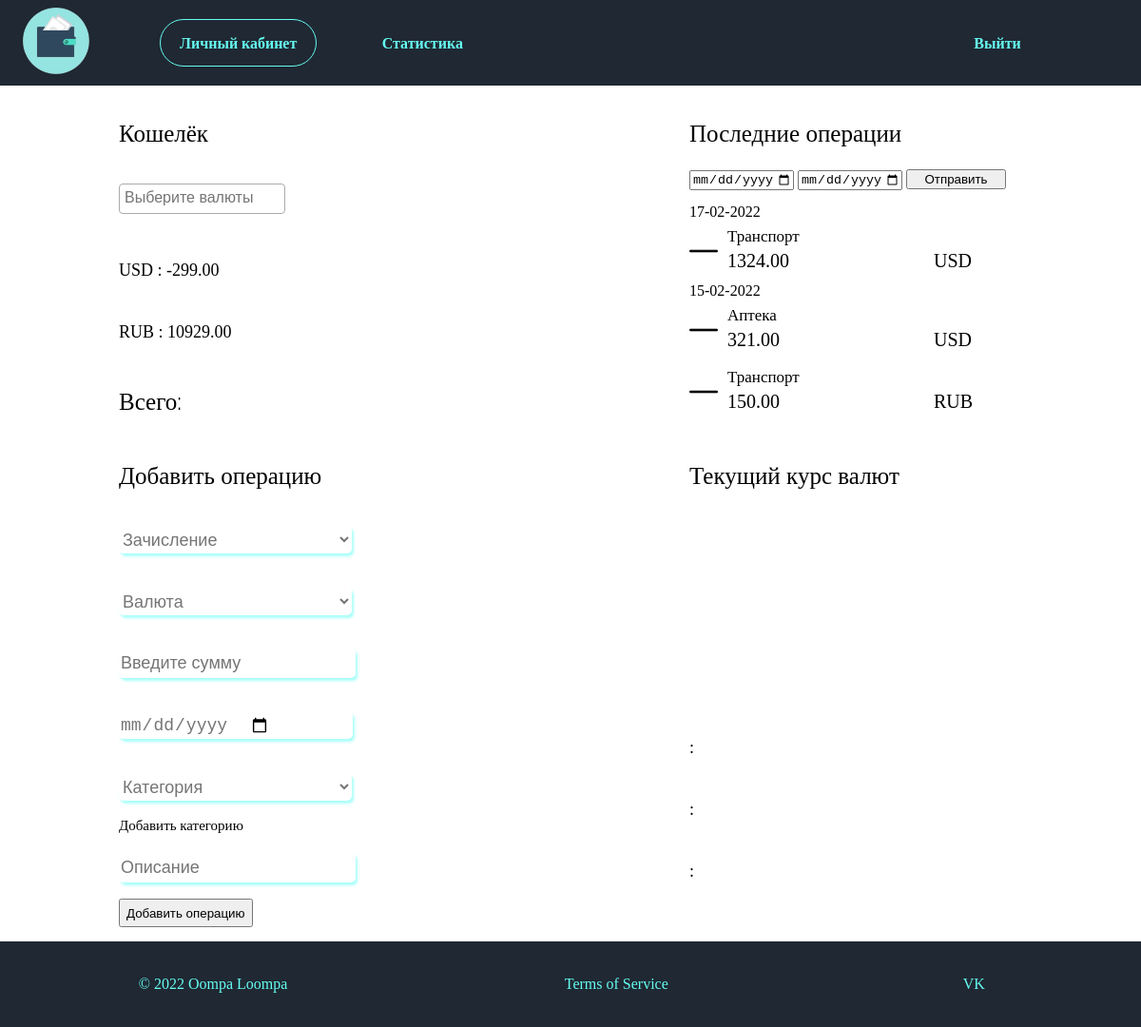
Screenshot of /account/LK/ (signed in) with the database file from the repository.
### account_manager/models.py (models this page shows)
class Balances(models.Model):
    user_id = models.ForeignKey(Users, on_delete=models.CASCADE)
    currency_id = models.ForeignKey(Currency, on_delete=models.CASCADE)
    amount = models.DecimalField(max_digits=100, decimal_places=2, null=True, blank=True, default=0.00)

class Currency(models.Model):
    name = models.CharField(max_length=10)
    def __str__(self):
        return self.name

### operations/models.py (models this page shows)
class Operations(models.Model):
    user = models.ForeignKey(accountModels.Users, on_delete=models.CASCADE)
    operation_type = models.CharField(max_length=1)
    datetime = models.DateTimeField(default=timezone.now)
    category = models.ForeignKey(Categories, on_delete=models.CASCADE)
    amount = models.DecimalField(max_digits=100, decimal_places=2)
    currency = models.CharField(max_length=60, default='RUB')
    description = models.TextField(blank=True)

class Categories(models.Model):
    category_name = models.CharField(max_length=60)
    user = models.ForeignKey(accountModels.Users, on_delete=models.CASCADE)
    def __str__(self):
        return self.category_name

### operations/views.py (the view)
# urls.py: path('LK/', views.personal_account, name='LK'),
def personal_account(request):
    if request.user.id is None:
        return redirect('login')
    context = {}
    user_balances = Balances.objects.select_related().filter(user_id=request.user.id)
    default_categories = Categories.objects.select_related().filter(user_id=9)
    default_currencies = Currency.objects.select_related()
    if request.method == 'GET' and 'start-date' in request.GET:
        user_operations = Operations.objects.select_related().filter(
            user_id=request.user.id,
            datetime__range=[
                request.GET['start-date'],
                request.GET['end-date']
        ]).order_by('-datetime')
    else:
        user_operations = Operations.objects.select_related().filter(
            user_id=request.user.id
        ).order_by('-datetime')
    context['balance'] = user_balances
    context['currencies'] = default_currencies
    context['categories'] = default_categories
    context['operations'] = user_operations
    if request.method == 'POST':
        form_operation = AddOperationForm(request.user, request.POST)
        context['form'] = form_operation
        if form_operation.is_valid():
            data = form_operation.save(commit=False)
            data.user = request.user
            data.save()
            return redirect('LK')
    else:
        form_operation = AddOperationForm(request.user)
        context['form'] = form_operation
    return render(request, 'manager.html', context)

### operations/templates/manager.html (shortened to what this page needs)
{% extends 'base.html' %}
{% block localCssLink %}
    {% load static %}
    <link href="{% static 'css/manager.css' %}" rel="stylesheet" type="text/css">
    <link href="https://cdn.jsdelivr.net/npm/select2@4.1.0-rc.0/dist/css/select2.min.css" rel="stylesheet" />
{% endblock %}
{% block content %}
    <div class="root">
        <div class="main_container">
            <div class="upper-content-wrapper">
                <div class="name">
                    Кошелёк
                </div>
                <form method="GET">
                </form>
                <div class="wallet">
                    {% for currency in balance %}
                    <div class="content">
                        {{ currency.currency_id }} : {{ currency.amount }}
                    </div>
                    {% endfor %}
                </div>
                <div class="content" id="total-amount">
                    Всего: {{ total }}
                </div>
            </div>
            <div class="down-content-wrapper">
                <div class="name">
                    Добавить операцию
                </div>
                <form action="" method="POST" class="form_add_operation">
                    <div class="content">
                        {{ form.operation_type }}
                    </div>
                    <div class="content">
                        {{ form.currency }}
                    </div>
                    <div class="content">
                        {{ form.amount }}
                    </div>
                    <div class="content">
                        {{ form.datetime }}
                    </div>
                    <div class="content" id="category">
                        {{ form.category }}
                    </div>
                    <div id="swap-category">Добавить категорию</div>
                    <div class="content">
                        {{ form.description }}
                    </div>
                    <div class="form_button">
                        <input type="submit" value="Добавить операцию" id="add_operation">
                    </div>
                </form>
            </div>
        </div>
        <div class="main_container">
            <div class="upper-content-wrapper">
                <div class="name">
                    Последние операции
                </div>
                <div class="filters-wrapper">
                    <form method="GET">
                        <input  class="filter" id="start-export-date" type="date" name="start-date" placeholder="Выберите дату" required>
                        <input  class="filter" id="end-export-date" type="date" name="end-date" placeholder="Выберите дату" required>
                        <button class="filter" type="submit" id="add_filter">Отправить</button>
                    </form>
                </div>
                <div class="operations_content">
                    {% regroup operations by datetime as operations_list %}
                    {% for operation in operations_list %}
                        <div class="date_grouper">{{ operation.grouper|date:"d-m-Y" }}</div>
                        {% for one_operation in operation.list %}
                            <div class="content operation-details">
                                {% if one_operation.operation_type == '+' %}
                                    <div class="type_image" style="background-image: url({% static 'plus-sign.png' %}"></div>
                                {% else %}
                                    <div class="type_image" style="background-image: url({% static 'minus-sign.png' %}"></div>
                                {% endif %}
                                <div class="operation-wrapper">
                                    <div class="category-label"> {{ one_operation.category }}</div>
                                    <div class="amount-wrapper">
                                        <div class="amount-label">{{ one_operation.amount }}</div>
                                        <div class="currency-label">{{ one_operation.currency }}</div>
                                    </div>
                                </div>
                            </div>
                        {% endfor %}
                    {% endfor %}
                </div>
            </div>
            <div class="down-content-wrapper">
                <div class="name">
                    Текущий курс валют
                </div>
                <div class="operations_content">
                    <div class="content">
                        {{ currency1 }} : {{ amount }}
                    </div>
                    <div class="content">
                        {{ currency2 }} : {{ amount }}
                    </div>
                    <div class="content">
                        {{ currency3 }} : {{ amount }}
                    </div>
                </div>
            </div>
        </div>
    </div>
{% endblock %}

### operations/static/css/manager.css (style rules this page uses)
body { transition: filter 0.5s linear; }
.root { flex-direction: row; display: flex; }
.main_container { width: 350px; height: 900px; display: flex; flex-direction: column; margin:0 auto; }
.wallet { height: 120px; width: 100%; display:flex; margin:auto; flex-direction:column; overflow-y: auto; }
.upper-content-wrapper { height: 350px; width: 100%; display:flex; margin:auto; flex-direction:column; }
.name { display:flex; margin:auto; width:100%; height:50px; font-size: 25px; font-family: Raleway; align-items: center; margin-top:20px; }
.content { display:flex; margin: 5px auto; min-height: 55px; height:55px; width:100%; font-size:18px; flex-direction:row; align-items: center; }
#total-amount { align-items: center; min-height:35px; height:35px; font-size: 25px; font-family: Raleway; }
.form_button { display:flex; width:100%; height:30px; }
.field { font-size: 18px; display: flex; width:70%; height: 29px; border: 0; border-color: #A5A5A5; border-radius: 5px; color: #757575; box-shadow: 2px 3px 3px 0px #a8fff9; outline: none; background-color: white; margin: auto 0; margin-right: auto; }
.form_add_operation { height:450px; display:flex; flex-direction:column; }
.operations_content { display:flex; height:231px; flex-direction:column; overflow-y: auto; }
.down-content-wrapper { height:530px; width: 100%; display:flex; margin:auto; flex-direction:column; }
#swap-category { margin-top: 0; height: 20px; font-size: 15px; width: 40%; cursor: pointer; }
.type_image { display: flex; height: 30px; width: 30px; background-size: 100%; background-position: center; margin: auto; }
.operation-wrapper { width: calc( 100% - 40px ); height: 50px; display: flex; flex-direction: column; margin: auto; margin-left: 10px; }
.category-label { height: 20px; width: 310px; font-size: 17px; display: block; overflow: hidden; white-space: nowrap; text-overflow: ellipsis; }
.amount-label { height: 100%; width: 70%; display: flex; align-items: center; }
.currency-label { height: 100%; width: 30%; display: flex; align-items: center; }
.amount-wrapper { display: flex; flex-direction: row; height: 30px; width: 100%; font-size: 20px; }
.date_grouper { height: 18px; width: 100%; font-size: 16px; }
.filters-wrapper { height: 30px; width: 100%; margin: auto; }
.filter { height: 100%; width: 30%; margin: auto; }

### static/css/base_css.css (style rules this page uses)
html,body { height:100%; margin: 0; }

### rows the page displays
Balances: currency_id "USD", amount "-299.00"
Balances: currency_id "RUB", amount "10929.00"
Operations: grouper "17-02-2022", category "Транспорт", amount "1324.00", currency "USD"
Operations: grouper "15-02-2022", category "Аптека", amount "321.00", currency "USD"
Operations: category "Транспорт", amount "150.00", currency "RUB"
